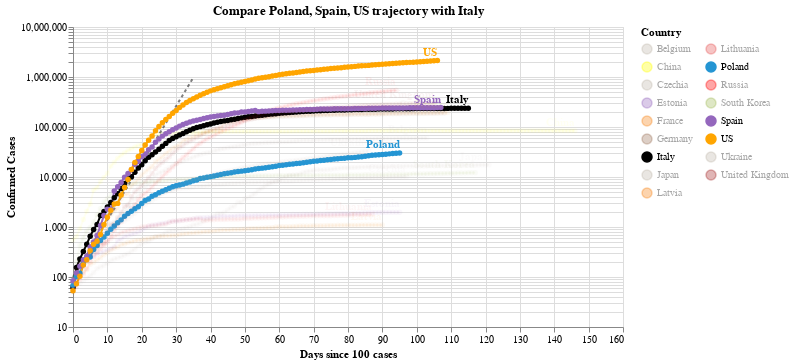

Here is the notebook cell this chart was saved with:
### Code cell
#hide_input
chart2 = make_since_chart(dff2, ['Poland', 'Spain', 'US'], baseline_countries)
chart2

### Figure 1 — Vega-Lite specification as saved in the notebook (floating-point values rounded to 4 significant figures; data arrays with more than 128 entries replaced by an {"elided": "..."} marker saying what was removed)
{"config": {"view": {"continuousWidth": 400, "continuousHeight": 300}}, "layer": [{"data": {"name": "data-628230001892d6798b50651be41d1b3e"}, "mark": {"type": "line", "color": "black", "opacity": 0.5, "strokeDash": [3, 3]}, "encoding": {"x": {"type": "quantitative", "field": "Days since 100 cases"}, "y": {"type": "quantitative", "field": "Confirmed Cases"}}}, {"data": {"name": "data-dfe93763bc710deb71c23627bb362ad5"}, "mark": {"type": "line", "point": true}, "encoding": {"color": {"type": "nominal", "field": "Country", "legend": {"columns": 2}, "scale": {"domain": ["Belgium", "China", "Czechia", "Estonia", "France", "Germany", "Italy", "Japan", "Latvia", "Lithuania", "Poland", "Russia", "South Korea", "Spain", "US", "Ukraine", "United Kingdom"], "range": ["#C1B7AD", "yellow", "#C1B7AD", "#9467bd", "#F58518", "#9D755D", "black", "#C1B7AD", "#F58518", "#E45756", "#2495D3", "red", "#A1BA59", "#9467bd", "orange", "#C1B7AD", "brown"]}}, "opacity": {"condition": {"value": 1, "selection": "selector004"}, "value": 0.05}, "tooltip": [{"type": "nominal", "field": "Country"}, {"type": "temporal", "field": "Date"}, {"type": "quantitative", "field": "Confirmed Cases"}, {"type": "quantitative", "field": "Days since 100 cases"}], "x": {"type": "quantitative", "field": "Days since 100 cases"}, "y": {"type": "quantitative", "field": "Confirmed Cases", "scale": {"type": "log"}}}, "selection": {"selector004": {"type": "multi", "fields": ["Country"], "bind": "legend", "init": [{"Country": "Poland"}, {"Country": "Spain"}, {"Country": "US"}, {"Country": "Italy"}]}}, "width": 550}, {"data": {"name": "data-dfe93763bc710deb71c23627bb362ad5"}, "mark": {"type": "text", "align": "right", "dy": -8, "fontWeight": "bold"}, "encoding": {"color": {"type": "nominal", "field": "Country", "legend": {"columns": 2}, "scale": {"domain": ["Belgium", "China", "Czechia", "Estonia", "France", "Germany", "Italy", "Japan", "Latvia", "Lithuania", "Poland", "Russia", "South Korea", "Spain", "US", "Ukraine", "United Kingdom"], "range": ["#C1B7AD", "yellow", "#C1B7AD", "#9467bd", "#F58518", "#9D755D", "black", "#C1B7AD", "#F58518", "#E45756", "#2495D3", "red", "#A1BA59", "#9467bd", "orange", "#C1B7AD", "brown"]}}, "opacity": {"condition": {"value": 1, "selection": "selector004"}, "value": 0.05}, "text": {"type": "nominal", "field": "Country"}, "tooltip": [{"type": "nominal", "field": "Country"}, {"type": "temporal", "field": "Date"}, {"type": "quantitative", "field": "Confirmed Cases"}, {"type": "quantitative", "field": "Days since 100 cases"}], "x": {"type": "quantitative", "field": "Days since 100 cases"}, "y": {"type": "quantitative", "field": "Confirmed Cases", "scale": {"type": "log"}}}, "transform": [{"filter": "(datum['Date'] >= 1592265600000)"}], "width": 550}], "title": "Compare Poland, Spain, US trajectory with Italy", "$schema": "https://vega.github.io/schema/vega-lite/v4.0.2.json", "datasets": {"data-628230001892d6798b50651be41d1b3e": [{"Days since 100 cases": 0, "Confirmed Cases": 100.0}, {"Days since 100 cases": 1, "Confirmed Cases": 130.0}, {"Days since 100 cases": 2, "Confirmed Cases": 169.0}, {"Days since 100 cases": 3, "Confirmed Cases": 219.7}, {"Days since 100 cases": 4, "Confirmed Cases": 285.6}, {"Days since 100 cases": 5, "Confirmed Cases": 371.3}, {"Days since 100 cases": 6, "Confirmed Cases": 482.7}, {"Days since 100 cases": 7, "Confirmed Cases": 627.5}, {"Days since 100 cases": 8, "Confirmed Cases": 815.7}, {"Days since 100 cases": 9, "Confirmed Cases": 1060.0}, {"Days since 100 cases": 10, "Confirmed Cases": 1379.0}, {"Days since 100 cases": 11, "Confirmed Cases": 1792.0}, {"Days since 100 cases": 12, "Confirmed Cases": 2330.0}, {"Days since 100 cases": 13, "Confirmed Cases": 3029.0}, {"Days since 100 cases": 14, "Confirmed Cases": 3937.0}, {"Days since 100 cases": 15, "Confirmed Cases": 5119.0}, {"Days since 100 cases": 16, "Confirmed Cases": 6654.0}, {"Days since 100 cases": 17, "Confirmed Cases": 8650.0}, {"Days since 100 cases": 18, "Confirmed Cases": 11250.0}, {"Days since 100 cases": 19, "Confirmed Cases": 14620.0}, {"Days since 100 cases": 20, "Confirmed Cases": 19000.0}, {"Days since 100 cases": 21, "Confirmed Cases": 24710.0}, {"Days since 100 cases": 22, "Confirmed Cases": 32120.0}, {"Days since 100 cases": 23, "Confirmed Cases": 41750.0}, {"Days since 100 cases": 24, "Confirmed Cases": 54280.0}, {"Days since 100 cases": 25, "Confirmed Cases": 70560.0}, {"Days since 100 cases": 26, "Confirmed Cases": 91730.0}, {"Days since 100 cases": 27, "Confirmed Cases": 119300.0}, {"Days since 100 cases": 28, "Confirmed Cases": 155000.0}, {"Days since 100 cases": 29, "Confirmed Cases": 201500.0}, {"Days since 100 cases": 30, "Confirmed Cases": 262000.0}, {"Days since 100 cases": 31, "Confirmed Cases": 340600.0}, {"Days since 100 cases": 32, "Confirmed Cases": 442800.0}, {"Days since 100 cases": 33, "Confirmed Cases": 575600.0}, {"Days since 100 cases": 34, "Confirmed Cases": 748300.0}, {"Days since 100 cases": 35, "Confirmed Cases": 972800.0}], "data-dfe93763bc710deb71c23627bb362ad5": {"elided": "1798 records"}}}
